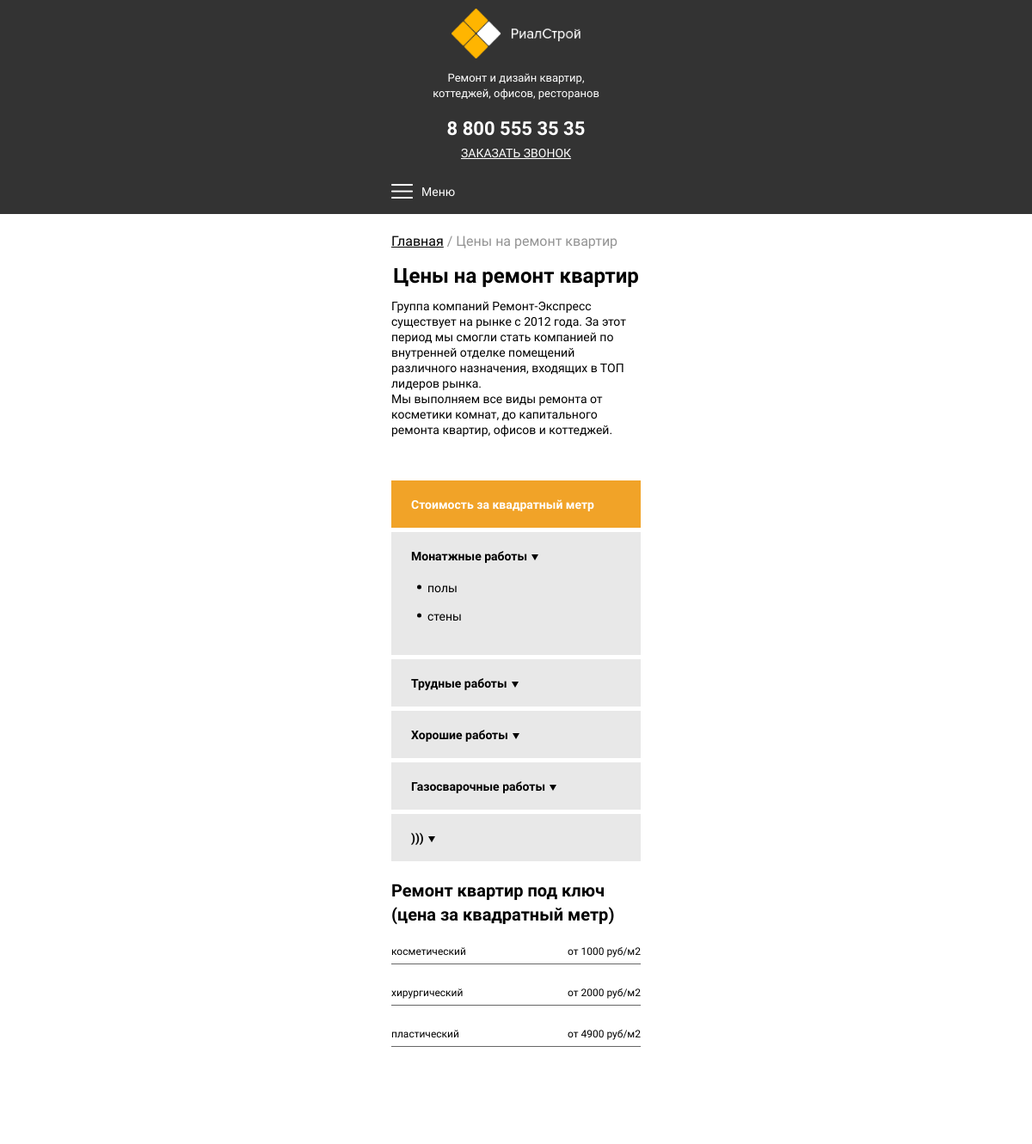
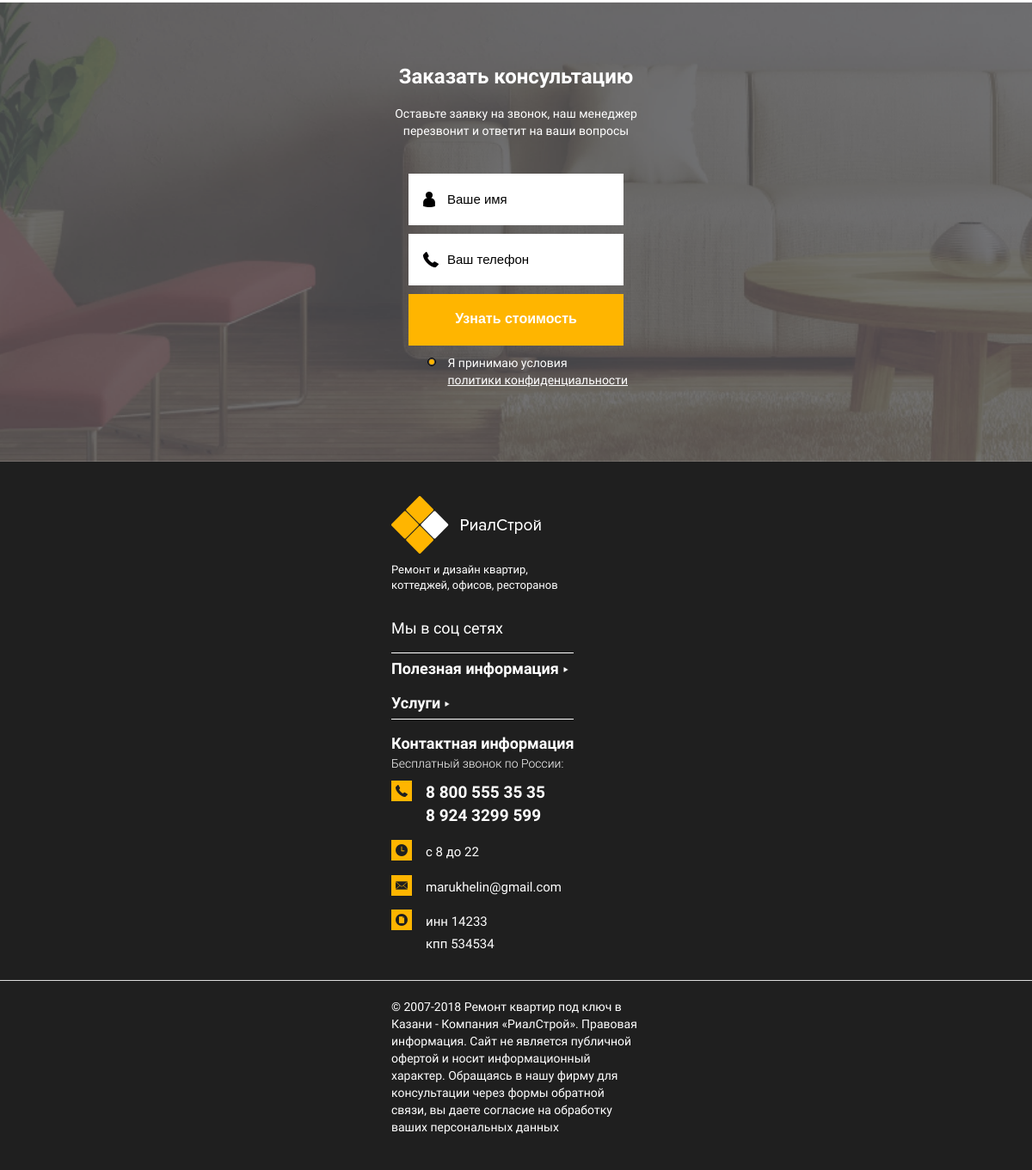
/pricelist/, run on the app's committed database (2 pictures, top to bottom).
### main/models.py (models this page shows, shortened)
class Contacts(models.Model):
    address = models.CharField(max_length=256, blank=True, null=True, default=None,
                            verbose_name=u"Адрес")
    time = models.CharField(max_length=256, blank=True, null=True, default=None,
                            verbose_name=u"Время работы")
    email = models.CharField(max_length=256, blank=True, null=True, default=None,
                            verbose_name=u"E-mail")
    map = models.TextField(blank=True, null=True, default=None, verbose_name=u"Код карты (ширину и высоту на 100%)")
    class Meta:
        verbose_name = 'Контакты'
        verbose_name_plural = 'Контакты'

class ContactsPhones(models.Model):
    contact = models.ForeignKey(Contacts, blank=True, null=True, default=None, on_delete=models.CASCADE)
    phone = models.CharField(max_length=256, blank=True, null=True, default=None,
                            verbose_name=u"Телефон")
    class Meta:
        verbose_name = 'Телефоны'
        verbose_name_plural = 'Номера телефонов'

class ContactsBusiness(models.Model):
    contact = models.ForeignKey(Contacts, blank=True, null=True, default=None, on_delete=models.CASCADE)
    business = models.CharField(max_length=256, blank=True, null=True, default=None,
                            verbose_name=u"Реквизиты (инн, кпп и т.д.)")
    class Meta:
        verbose_name = 'Реквизиты'
        verbose_name_plural = 'Реквизиты'

### prices/models.py (models this page shows, shortened)
class ServicesCategories(models.Model):
    name = models.CharField(max_length=256, blank=True, null=True, default=None,
                            verbose_name=u"Название")
    content = HTMLField(default=None, verbose_name=u"Контент на детальной странице")
    slug = models.CharField(max_length=256, blank=True, null=True, default=None,
                            verbose_name=u"URL страницы")
    class Meta:
        verbose_name = 'Вид работ'
        verbose_name_plural = 'Виды работ'

class ServicesSubcategories(models.Model):
    name = models.CharField(max_length=256, blank=True, null=True, default=None,
                            verbose_name=u"Название")
    content = HTMLField(default=None, verbose_name=u"Контент на детальной странице")
    cateory = models.ForeignKey(ServicesCategories, blank=True, null=True, default=None, on_delete=models.CASCADE)
    slug = models.CharField(max_length=256, blank=True, null=True, default=None,
                            verbose_name=u"URL страницы")
    class Meta:
        verbose_name = 'Подкатегория'
        verbose_name_plural = 'Подкатегории'

class PricesFork(models.Model):
    name = models.CharField(max_length=256, blank=True, null=True, default=None,
                            verbose_name=u"Название")
    price = models.IntegerField(default=0, verbose_name=u'Цена')
    img = models.ImageField(upload_to='static/img/block6', blank=True, null=True, default=None,
                                  verbose_name=u"Фоновая картинка")
    time = models.FloatField(default=0, verbose_name=u'Длительность ремонта на 1м2 (дней)')
    content = HTMLField(default=None, verbose_name=u"Контент на детальной странице")
    slug = models.CharField(max_length=256, blank=True, null=True, default=None,
                            verbose_name=u"URL страницы")
    class Meta:
        verbose_name = 'Тип ремонта'
        verbose_name_plural = 'Типы ремонтов'

### main/views.py (the view)
# urls.py: url(r'^pricelist/(?P<price>\w+)/$', views.fork, name='fork'),
def pricelist(request):
    rem_type = PricesFork.objects.all()
    categories = ServicesCategories.objects.all()
    subcategories = ServicesSubcategories.objects.all()
    works = Services.objects.all()
    cats = ServicesCategories.objects.all()
    contacts = Contacts.objects.first()
    title = 'Цены на ремонт квартир'
    menu = MenuBullet.objects.all()
    return render(request, 'pricelist.html', locals())

### templates/pricelist.html (shortened to what this page needs)
{% extends 'base.html' %}
{% block content %}
    <nav class="headcrumbs">
        <div class="container"><span><a href='/'>Главная</a> / {{ title }}</span></div>
    </nav>
    <section class="price__block1">
        <div class="container"><span class="section__title">Цены на ремонт квартир</span><span class="price__block1__descriptor">Группа компаний Ремонт-Экспресс существует на рынке с 2012 года. За этот период мы смогли стать компанией по внутренней отделке помещений различного назначения, входящих в ТОП лидеров рынка. <br>Мы выполняем все виды ремонта от косметики комнат, до капитального ремонта квартир, офисов и коттеджей.</span>
            <div class="price__block1__block clearfix">
                <div class="price__block1__left">
                    <ul>
                        <li class="price__menu__item price__menu-active price-i"> <span>Стоимость за квадратный метр</span></li>
                        {% for category in categories %}
                        <li class="price__menu__item">
                            <span class="price-head">{{ category.name }}</span>
                            <ul {% if forloop.first %}style="display:block" {% endif %}class="price__submenu">
                                {% for s in category.servicessubcategories_set.all %}
                                    <li class="price-i">{{ s.name }}</li>
                                {% endfor %}
                            </ul>
                        </li>
                        {% endfor %}
                    </ul>
                </div>
                <div class="price__block1__right">
                    <div class="price__block1__item price__current-item">
                        <span class="price__block1__right__title">Ремонт квартир под ключ (цена за квадратный метр)</span>
                        <ul class="price__block1__pricelist">
                            {% for i in rem_type %}
                            <li class="clearfix">
                                <span class="a">{{ i.name }}</span>
                                <span class="b">от {{ i.price }} руб/м2</span>
                            </li>
                            {% endfor %}
                        </ul>
                    </div>
                </div>
            </div>
        </div>
    </section>
{% endblock %}

### templates/base.html
{% load static %}
{% include 'header.html' %}
{% block content %}
{% endblock %}
{% include 'footer.html' %}

### templates/header.html (shortened to what this page needs)
{% load static %}
<!DOCTYPE html>
<html lang="en"></html>
<head>
	<link rel="stylesheet" href="{% static 'libs/bootstrap/bootstrap-grid-3.3.1.min.css' %}"/>
	<link href="{% static 'libs/owl-carousel/owl.carousel.css' %}" rel="stylesheet"/>
	<link href="{% static 'libs/jquery-nice-select-1.1.0/css/nice-select.css' %}" rel="stylesheet"/>
	<link href="{% static 'css/fonts.css' %}" rel="stylesheet"/>
	<link href="{% static 'css/normalize.css' %}" rel="stylesheet"/>
	<link href="{% static 'css/main.css' %}" rel="stylesheet"/>
	<link href="{% static 'css/media.css' %}" rel="stylesheet"/>
</head>
<body>
	<div class="page-wrapper">
		<div class="menu-wrapper">
			<header>
				<div class="container">
                    <a href="/"><img src="{% static 'img/logo.png' %}" alt="" class="header__logo"/></a>
                    <span class="header__descriptor">Ремонт и дизайн квартир,<br>коттеджей, офисов, ресторанов</span>
					<div class="header__contact">
                        <span class="header__phone">{{ contacts.contactsphones_set.first.phone }}</span>
                        <span class="header__callback callback">ЗАКАЗАТЬ ЗВОНОК</span></div>
				</div>
			</header>
		</div>
		<div class="head-mobile">
			<div class="container">
				<div class="mobile-menu"><img src="{% static 'img/burger.png' %}" alt=""/><span>Меню</span></div>
				<div class="mobile-socials">
                    {% for s in contacts.socials_set.all %}
                    <a href="{{ s.href }}">
                    </a>
                    {% endfor %}
                </div>
			</div>
		</div>

### templates/footer.html (shortened to what this page needs)
{% load static %}
        <section class="block14">
			<div class="block14__bg">
                <img src="{% static 'img/block14/bg.png' %}" alt=""/></div>
			<div class="container">
				<div class="block14__titles"><span class="block14__title title-min">Заказать консультацию</span><span class="block14__descriptor">Оставьте заявку на звонок, наш менеджер <br>перезвонит и ответит на ваши вопросы</span></div>
				<form class="block14__form">
					<div class="block14__input-wrap">
						<input type="text" name="name" placeholder="Ваше имя" required="required"/>
                        <img src="{% static 'img/block14/1.png' %}" alt=""/>
					</div>
					<div class="block14__input-wrap">
						<input type="text" name="name" placeholder="Ваш телефон" required="required"/>
                        <img src="{% static 'img/block14/2.png' %}" alt=""/>
					</div>
					<button class="button">Узнать стоимость</button>
					<fieldset class="checkbox">
						<label for="ch3">Я принимаю условия <br><a href=''>политики конфиденциальности</a></label>
					</fieldset>
				</form>
			</div>
		</section>
		<footer>
			<div class="footer__top">
				<div class="container">
					<div class="footer__flex">
						<div class="footer__block1">
                            <a href="/">
                                <img src="{% static 'img/logo.png' %}" alt="" class="footer__logo"/>
                            </a>
                            <span class="footer__logo__title">Ремонт и дизайн квартир, <br>коттеджей, офисов, ресторанов</span>
							<div class="footer__socials">
                                <span>Мы в соц сетях</span>
                                {% for s in contacts.socials_set.all %}
                                <a href="{{ s.href }}">
                                </a>
                                {% endfor %}
                            </div>
						</div>
						<div class="footer__list"><span class="footer__list__title f-mobile">Полезная информация</span>
						</div>
						<div class="footer__list"><span class="footer__list__title f-mobile">Услуги</span>
						</div>
						<div class="footer__block2"><span class="footer__list__title">Контактная информация</span><span class="footer__phone__pre">Бесплатный звонок по России:</span>
							<ul>
								<li>
                                    <img src="{% static 'img/footer/1.png' %}" alt=""/>
                                    <span class="phone">
                                        {% for p in contacts.contactsphones_set.all %}
                                            {{ p.phone }}{% if not forloop.last %}<br>{% endif %}
                                        {% endfor %}
                                    </span>
                                </li>
								<li><img src="{% static 'img/footer/3.png' %}" alt=""/><span>{{ contacts.time }}</span></li>
								<li><img src="{% static 'img/footer/4.png' %}" alt=""/><span>{{ contacts.email }}</span></li>
								<li>
                                    <img src="{% static 'img/footer/5.png' %}" alt=""/>
                                    <span>
                                        {% for p in contacts.contactsbusiness_set.all %}
                                            {{ p.business }}{% if not forloop.last %}<br>{% endif %}
                                        {% endfor %}
                                    </span>
                                </li>
							</ul>
						</div>
					</div>
				</div>
			</div>
			<div class="footer__bottom">
				<div class="container"><span>© 2007-2018 Ремонт квартир под ключ в Казани - Компания «РиалСтрой». Правовая информация. Сайт не является публичной офертой и носит информационный характер. Обращаясь в нашу фирму для консультации через формы обратной связи, вы даете согласие на обработку ваших персональных данных</span></div>
			</div>
		</footer>
	</div>
</body>

### static/css/media.css (style rules this page uses)
@media only screen and (max-width: 1200px) { .container { width: 320px; } }
@media only screen and (max-width: 1200px) { .header__logo { float: none; display: block; margin: 0 auto; width: 150px; } }
@media only screen and (max-width: 1200px) { .header__descriptor { display: block; float: none; text-align: center; width: 100%; } }
@media only screen and (max-width: 1200px) { .header__contact { width: 100%; display: block; float: none; margin-top: 15px; } }
@media only screen and (max-width: 1200px) { .header__phone { font-size: 22px; text-align: center; } }
@media only screen and (max-width: 1200px) { .header__callback { font-size: 14px; text-align: center; } }
@media only screen and (max-width: 1200px) { .mobile-menu { display: block; padding-bottom: 5px; float: left; } }
@media only screen and (max-width: 1200px) { .section__title { font-size: 24px; line-height: 32px; } }
@media only screen and (max-width: 1200px) { .block14 .container { width: 320px; } }
@media only screen and (max-width: 1200px) { .block14__title { display: block; font-size: 24px; margin-right: 0; text-align: center; } }
@media only screen and (max-width: 1200px) { .block14__descriptor { display: block; margin-top: 15px; font-size: 14px; line-height: 20px; text-align: center; } }
@media only screen and (max-width: 1200px) { .block14__form { justify-content: center; } }
@media only screen and (max-width: 1200px) { .block14__input-wrap { margin-bottom: 10px; } }
@media only screen and (max-width: 1200px) { .footer__list { margin-top: 15px; width: 212px; } }
@media only screen and (max-width: 1200px) { .footer__list:nth-child(2) { padding-top: 5px; border-top: 1px solid #fff; } }
@media only screen and (max-width: 1200px) { .footer__list:nth-child(3) { padding-bottom: 5px; border-bottom: 1px solid #fff; } }
@media only screen and (max-width: 1200px) { .footer__list__title { margin-bottom: 0; position: relative; } }
@media only screen and (max-width: 1200px) { .f-mobile::after { content: ''; background-image: url(../img/arr-white.png); transform: translateY(-50%) rotate(-90deg); display: inline-block; margin-left: 5px; width: 6px; height: 5px; } }
@media only screen and (max-width: 1200px) { .footer__block2 { margin-top: 15px; } }
@media only screen and (max-width: 1200px) { .mobile-menu span { color: #fff; vertical-align: middle; font-size: 14px; display: inline-block; } }
@media only screen and (max-width: 1200px) { .mobile-menu img { vertical-align: middle; margin-right: 10px; display: inline-block; } }
@media only screen and (max-width: 1200px) { .mobile-socials { float: right; display: block; } }
@media only screen and (max-width: 1200px) { .head-mobile { display: block; padding: 10px 0; background-color: #333; } }
@media only screen and (max-width: 1200px) { .price__block1__descriptor { padding: 0; font-size: 14px; line-height: 18px; } }
@media only screen and (max-width: 1200px) { .price__block1__left { float: none; width: 100%; display: block; } }
@media only screen and (max-width: 1200px) { .price__block1__right { float: none; display: block; width: 100%; margin-top: 20px; } }
@media only screen and (max-width: 1200px) { .price__block1__right__title { font-size: 20px; margin-bottom: 20px; } }
@media only screen and (max-width: 1200px) { .price__block1__pricelist { width: 100%; } }
@media only screen and (max-width: 1200px) { .price__block1__pricelist li { margin-bottom: 25px; font-size: 12px; padding-bottom: 5px; } }
@media only screen and (max-width: 1200px) { .block14__bg img { width: auto; min-width: 100%; min-height: none; height: 100%; } }

### data on the page
Contacts: contactsphones_set.first.phone "8 800 555 35 35", time "с 8 до 22", email "marukhelin@gmail.com"
ServicesCategories: name "Монатжные работы"
ServicesSubcategories: name "полы"
ServicesSubcategories: name "стены"
ServicesCategories: name "Трудные работы"
ServicesCategories: name "Хорошие работы"
ServicesCategories: name "Газосварочные работы"
ServicesCategories: name ")))"
PricesFork: name "косметический", price "1000"
PricesFork: name "хирургический", price "2000"
PricesFork: name "пластический", price "4900"
ContactsPhones: phone "8 800 555 35 35"
ContactsPhones: phone "8 924 3299 599"
ContactsBusiness: business "инн 14233"
ContactsBusiness: business "кпп 534534"

### other printed values
{{ title }} "Цены на ремонт квартир"
